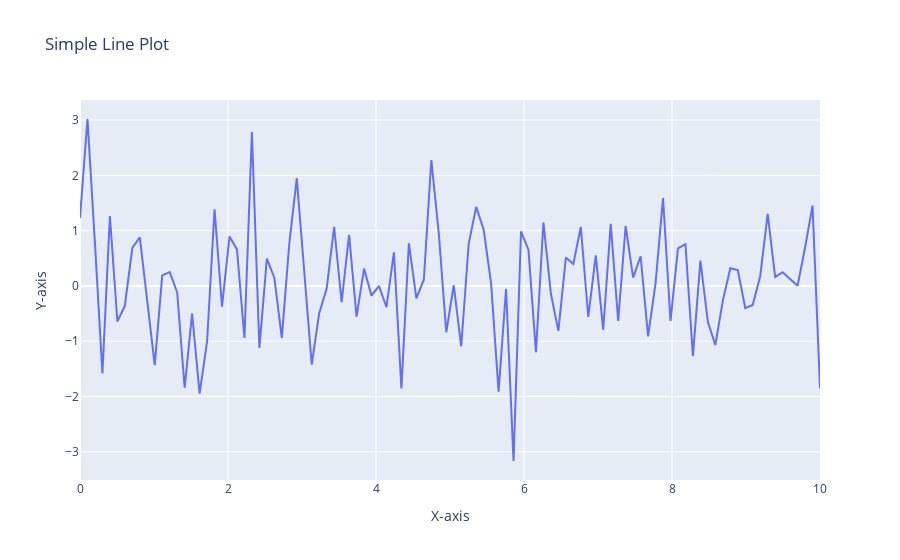

Notebook code cell kept with this figure:
### Code cell
#Q NO-20
import plotly.graph_objs as go
import numpy as np

# Generate random data
x = np.linspace(0, 10, 100)
y = np.random.randn(100)

# Create a trace for the line plot
trace = go.Scatter(x=x, y=y, mode='lines', name='Random Data')

# Create layout
layout = go.Layout(title='Simple Line Plot', xaxis=dict(title='X-axis'), yaxis=dict(title='Y-axis'))

# Create figure
fig = go.Figure(data=[trace], layout=layout)

# Show the plot
fig.show()
